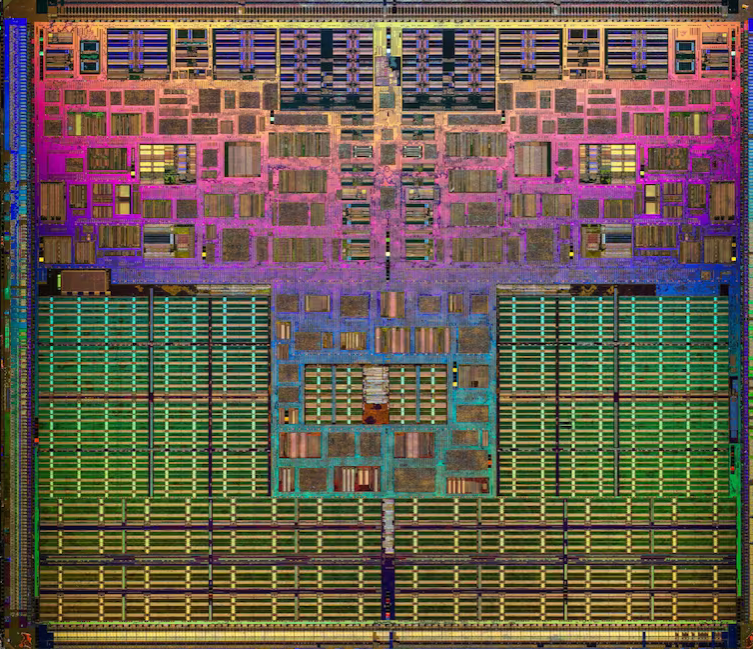
#> input picture chip2.png, 753 x 649 px
$ python analyzer2.py
#> lines starting #> are read from the running program, lines starting #| are printed output that depends on the picture; after the words box and inside, x2 and y2 are one past the last pixel; in counts of white or black regions, pixels touching at a corner belong together
import cv2
import numpy as np

# Load the image:
img = cv2.imread('chip2.png')
#> img is the input picture: shape (649, 753, 3); mean B, G, R 78.9, 91.8, 104.2

# Convert the image to grayscale:
gray = cv2.cvtColor(img, cv2.COLOR_BGR2GRAY)
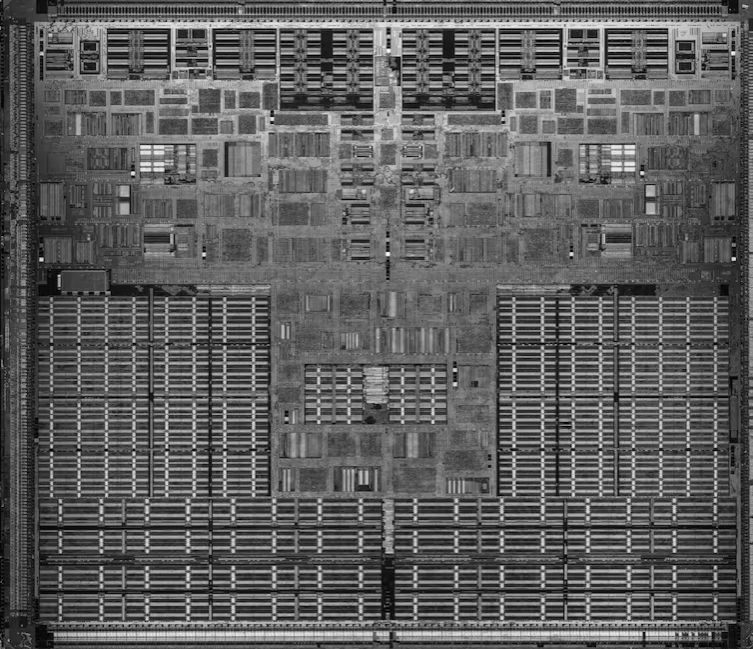
#> gray: shape (649, 753); min 0, max 249, mean 94.1

# Define the pattern you are looking for and extract its keypoints and descriptors:
pattern = cv2.imread('patternSample.png',0)
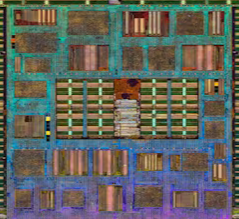
#> input picture patternSample.png, 239 x 219 px
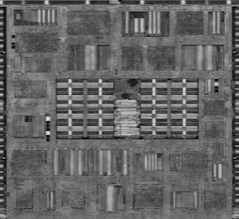
#> pattern: shape (219, 239); min 0, max 228, mean 100.7
detector = cv2.ORB_create()
kp_pattern, des_pattern = detector.detectAndCompute(pattern, None)
#> kp_pattern = 440 keypoints; strongest (x, y, size): (47, 118, 31), (48, 132, 37.2), (47, 122, 31), (48, 136, 31)

# Use a feature-based matching algorithm to find the keypoints and descriptors in the image that match the pattern's keypoints and descriptors:
matcher = cv2.DescriptorMatcher_create(cv2.DESCRIPTOR_MATCHER_BRUTEFORCE_HAMMING)
kp_image, des_image = detector.detectAndCompute(gray, None)
#> kp_image = 500 keypoints; strongest (x, y, size): (41, 260, 31), (40, 258, 31), (387, 47, 31), (271, 115, 31)
matches = matcher.match(des_pattern, des_image)
#> matches = 440 matches
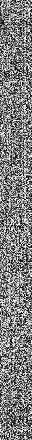
#> des_pattern: shape (440, 32); min 0, max 255, mean 126.5

# Sort the matches by their distance and select the best ones:
matches = sorted(matches, key=lambda x:x.distance)
good_matches = matches[:10]
#> good_matches = 10 matches

# Calculate the homography matrix that maps the pattern keypoints to the image keypoints:
src_pts = np.float32([kp_pattern[m.queryIdx].pt for m in good_matches]).reshape(-1,1,2)
#> src_pts = [[99.36, 132.5], [70, 93], [153.6, 88.8], [100, 94], [151, 90], [183.6, 118.8], [99.6, 130.8], [46.8, 118.8], [152.6, 132.5], [70, 119]]
dst_pts = np.float32([kp_image[m.trainIdx].pt for m in good_matches]).reshape(-1,1,2)
#> dst_pts = [[253.2, 346.8], [187, 567], [715.2, 499.2], [78, 446.4], [176, 47], [456, 551], [674.4, 532.8], [454.8, 384], [587.5, 567.4], [674, 579]]
M, mask = cv2.findHomography(src_pts, dst_pts, cv2.RANSAC,5.0)
#> M = [[-2.16, -2.72, 727.4], [-1.59, -1.67, 500.8], [-0.00306, -0.00354, 1]]; mask = [0, 0, 1, 0, 0, 1, 1, 0, 1, 0]

# Use the homography matrix to warp the pattern image to the image coordinates:
h,w = pattern.shape
#> h = 219; w = 239
pts = np.float32([[0,0],[0,h-1],[w-1,h-1],[w-1,0]]).reshape(-1,1,2)
#> pts = [[0, 0], [0, 218], [238, 218], [238, 0]]
dst = cv2.perspectiveTransform(pts,M)
#> dst = [[727.4, 500.8], [589, 600.8], [758.9, 484.9], [785.6, 446]]

# Draw a polygon around the pattern in the image:
cv2.polylines(img,[np.int32(dst)],True,(0,0,255),3, cv2.LINE_AA)
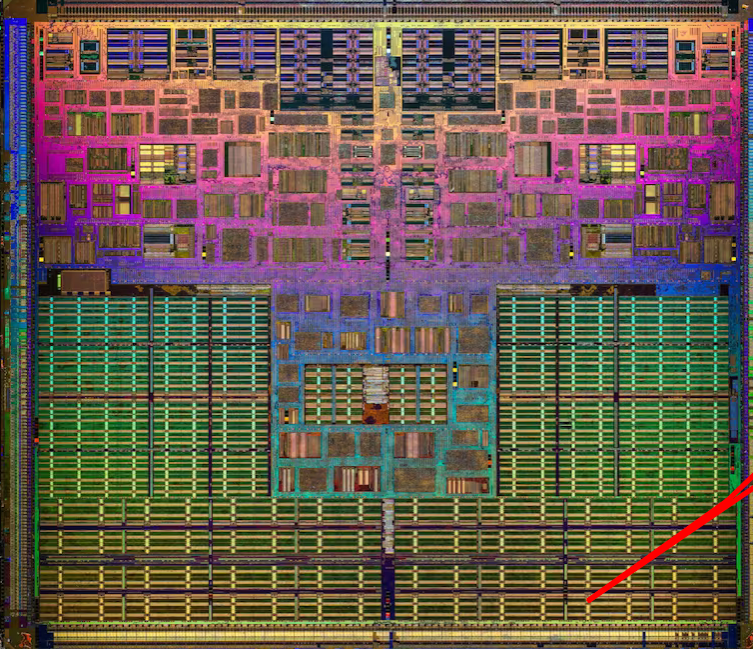
#> img: shape (649, 753, 3); 0.38% of pixels changed, all inside (x1, y1, x2, y2) = (585, 472, 753, 604)

# Display the resulting image:
cv2.imshow('Detected',img)
cv2.waitKey(0)
cv2.destroyAllWindows()
